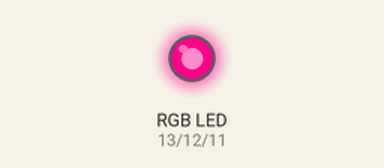
Simulated run of this sketch. Board: Arduino Uno, built with avr-gcc and run on an emulated ATmega328P. Parts: an RGB LED mixed from three pins (HIGH = lit). Dim RGB values are drawn brighter than linear; random numbers use the default seed unless the sketch sets one.

Above: at 0.1 s.
At 4.1 s:
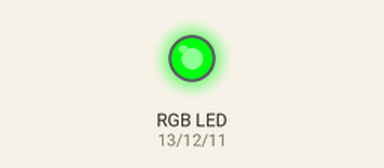
At 9.1 s:
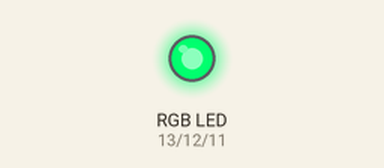
At 14.1 s:
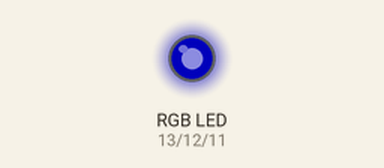
At 19.1 s:
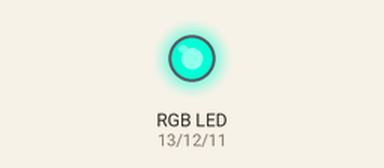
At 39.1 s:
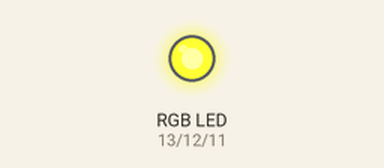
Timing chart, 0 to 40.0 s (numbered marks = the images above):
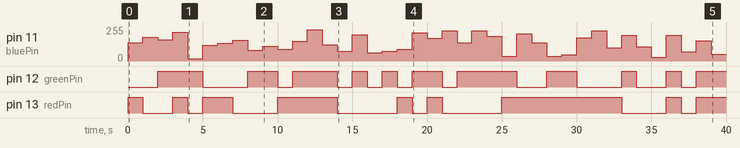

The sketch:

rgb_random_led.ino
```cpp
int redPin= 13;
int greenPin = 12;
int bluePin = 11;
int r1,r2,r3;

void setup() {
  pinMode(redPin, OUTPUT);
  pinMode(greenPin, OUTPUT);
  pinMode(bluePin, OUTPUT);
}
void loop() {

  r1=random(10,255);
  r2=random(10,255);
  r3=random(10,255);
  setColor(r1, r2, r3); delay(1000);
}
void setColor(int redValue, int greenValue, int blueValue) {
  analogWrite(redPin, redValue);
  analogWrite(greenPin, greenValue);
  analogWrite(bluePin, blueValue);
}
```

Measured:
- by itself, pin 12 (greenPin): LOW → HIGH at 2.0 s, → LOW 3.0 s later, → HIGH 3.0 s later, → LOW 2.0 s later, … (21 changes in this stretch)
- by itself, pin 13 (redPin): LOW → HIGH at 0.00 s, → LOW 1.0 s later, → HIGH 2.0 s later, → LOW 1.0 s later, … (17 changes in this stretch)
- by itself, pin 11 (bluePin): 0/255 → 138/255 at 0.00 s, → 177/255 1.0 s later, → 158/255 1.0 s later, → 215/255 1.0 s later, … (40 changes in this stretch)
